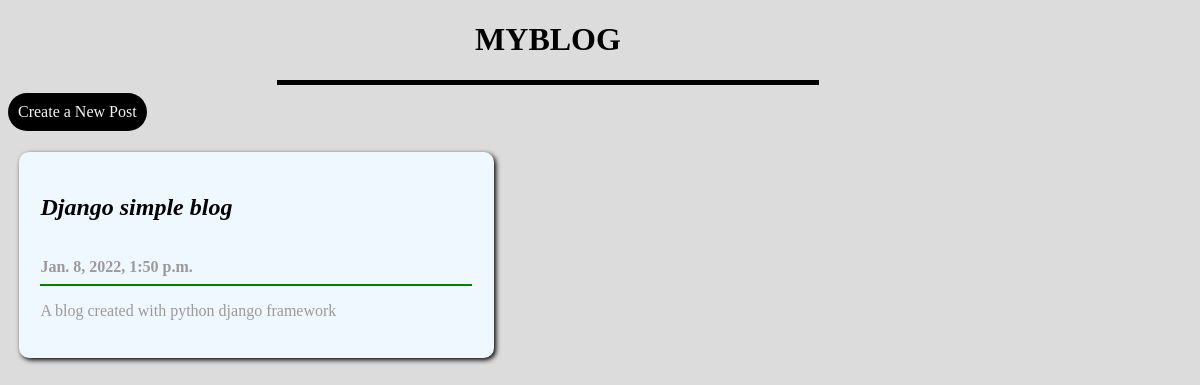
The app's page /, older data.
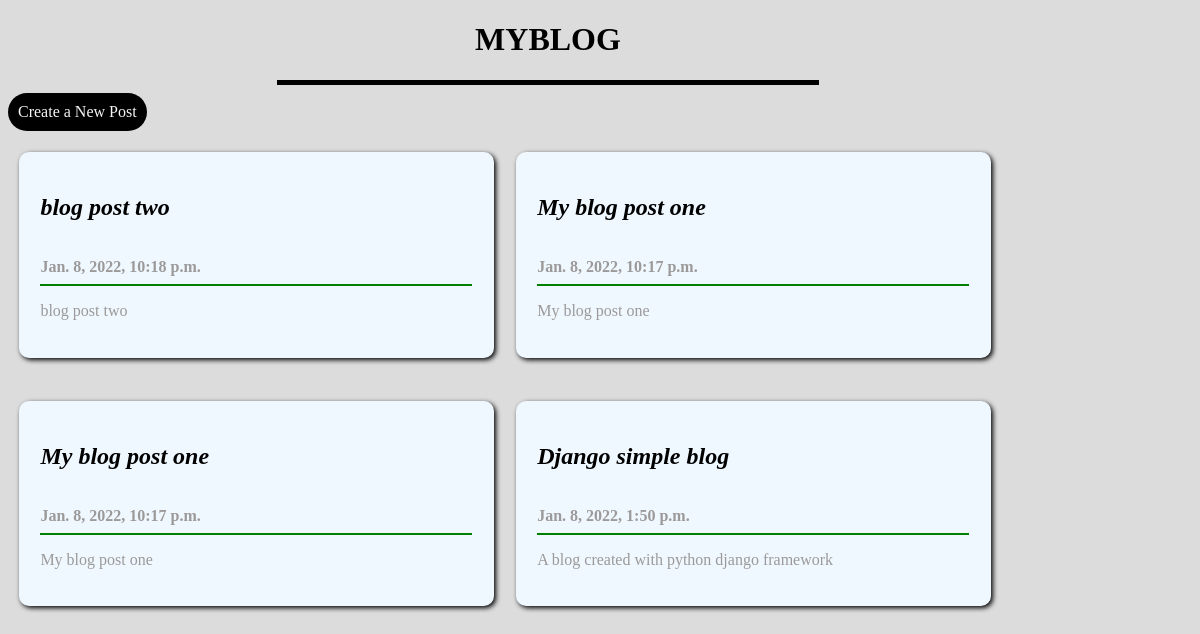
The same page, newer data.
### posts/models.py (models this page shows)
class Posts(models.Model):
    title = models.CharField(max_length=500)
    decs = models.TextField(max_length= 200000000)
    date_of_post = models.DateTimeField(datetime.now(), blank=True)

### posts/views.py (the view)
# urls.py: path('', views.index, name='index'),
def index(request):
    all_posts = Posts.objects.all()
    return render(request, 'posts/index.html', context={'posts': all_posts})

### templates/posts/index.html (shortened to what this page needs)
{% load static %}
<!DOCTYPE html>
<html>
<head>
    <link rel="stylesheet" href="{% static 'index.css' %}">
</head>
<body>
    <div class="header">
        <center>
            <h1>MYBLOG</h1>
            <hr color="black" width="50%" size="5px">
        </center>
    </div>
    <div class="addbtn">
        <center>
            <a href="{% url 'posts' %}"> Create a New Post</a>
        </center>
    </div>
    <div class="contents">
        {% for post in posts reversed %}
            <div class="article">
             <a href="post/{{post.id}}">
                <h2 class="title"> {{post.title}}</h2>
                <h6>{{post.date_of_post}}</h6>
                <hr color="green">
                <p>{{post.decs | truncatewords:20}}</p>
             </a>
            </div>
        {% endfor %}
    </div>
</body>
</html>

### static/index.css (style rules this page uses)
body { background-color: gainsboro; width: 90vw; height: 100vh; box-sizing: border-box; }
.contents { display: flex; flex-direction: row; flex-wrap: wrap; width: 100%; }
.article { background-color: aliceblue; padding: 2%; margin: 2% 1%; width: 40%; height: 20%; border-radius: 10px; box-shadow: black 2px 2px 5px; }
.title { font-size: x-large; font-weight: bold; font-style: italic; color: black; }
.article p, h6 { color: rgb(155, 153, 153); font-size: medium; }
.article h6 { margin-bottom: 0%; padding-bottom: 0%; }
a { text-decoration: none; }
.addbtn a { color: whitesmoke; }
.addbtn { background-color: black; padding: 10px; color: white; width: max-content; height: max-content; border-radius: 30px; position: sticky; }

Row changes from the older to the newer data that the page shows:
added Posts: title "blog post two", date_of_post "Jan. 8, 2022, 10:18 p.m.", decs "blog post two"
added Posts: title "My blog post one", date_of_post "Jan. 8, 2022, 10:17 p.m.", decs "My blog post one"
added Posts: title "My blog post one", date_of_post "Jan. 8, 2022, 10:17 p.m.", decs "My blog post one"
